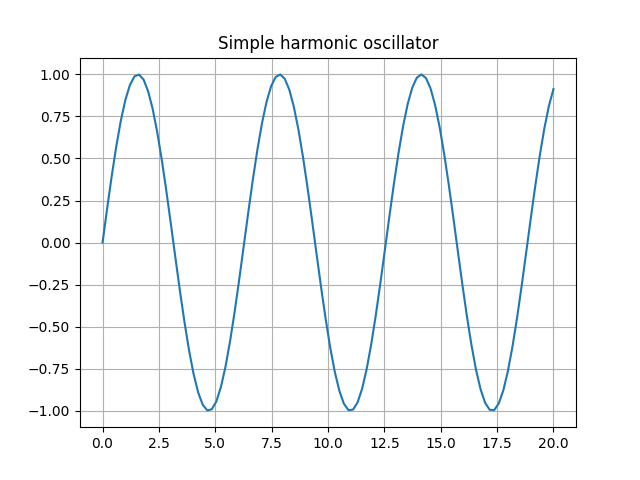

The script that drew this image:
import numpy as np
import matplotlib.pyplot as plt
from math import sqrt

m = 1 # mass 1kg
k = 1 # spring const.1
omega = sqrt(k/m) #freq

x0 = 0.0 # init. position
v0 = 1.0 #init. velocity

t = np.linspace(0,20, 100) #time
x_t = x0 * np.cos(omega * t) + v0/omega * np.sin(omega * t) # solution

plt.plot(t, x_t)
plt.grid(True)
plt.title("Simple harmonic oscillator")
plt.show()
